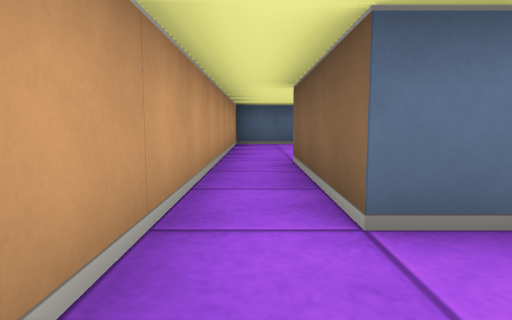
[1] (above)

16 first-person views from a walk through a cub3D maze. The camera is about half as high as the walls, tilts 6° down and sees 75° across. The floor is counted in squares. Each view is taken from the middle of a square. On the plan, view 1 faces up. The plan holds only what a view shows up to about 9 squares ahead; the rest is blank.

[2]
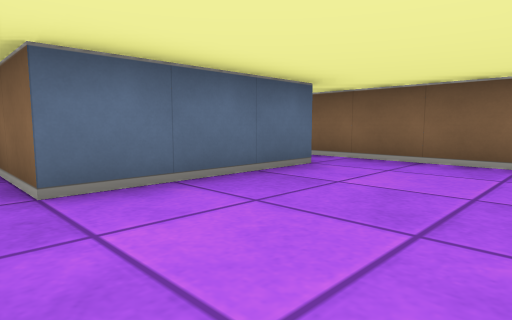

[3]
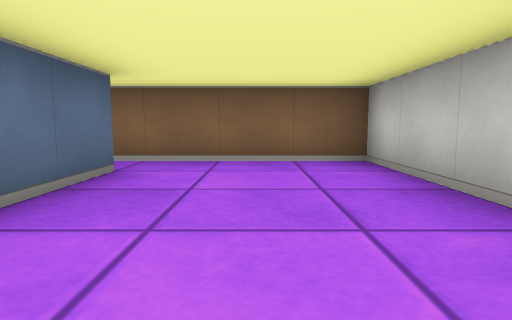

[4]
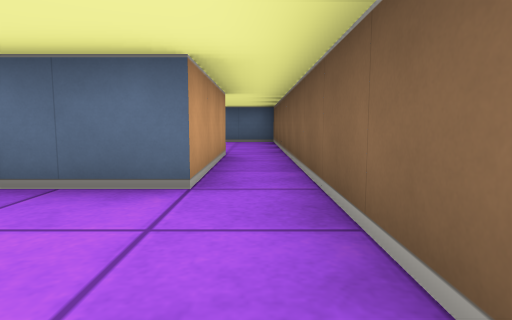

[5]
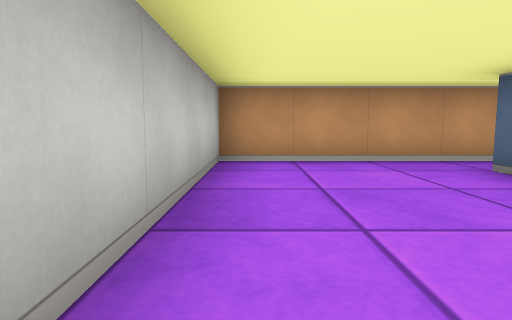

[6]
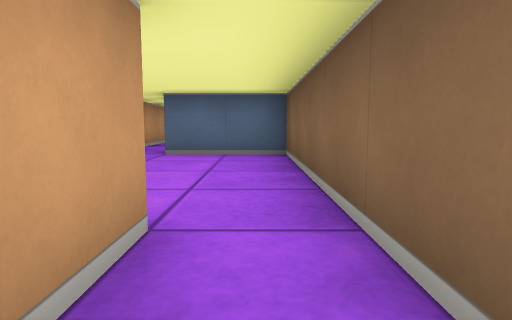

[7]
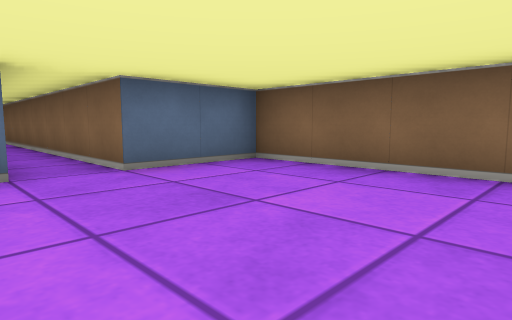

[8]
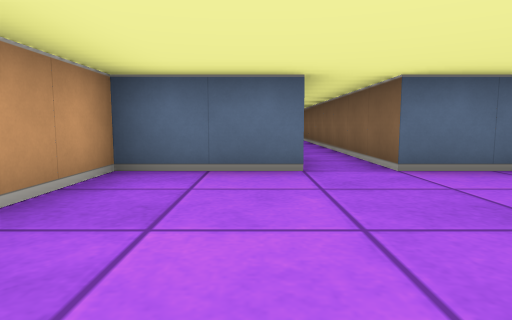

[9]
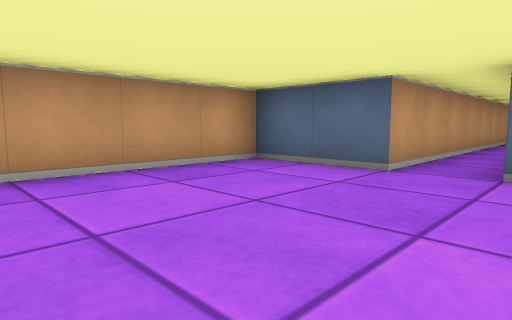

[10]
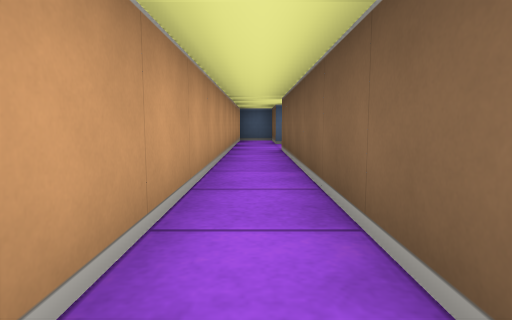

[11]
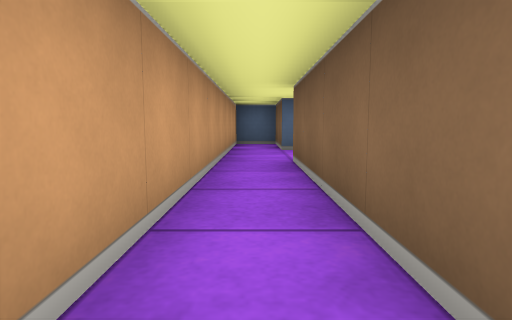

[12]
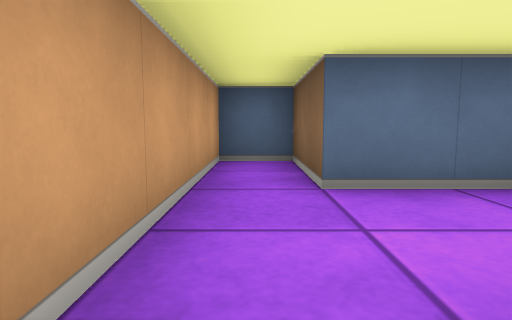

[13]
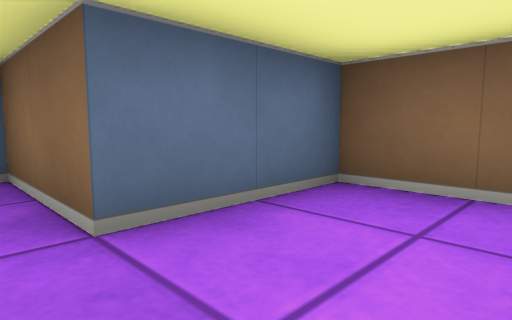

[14]
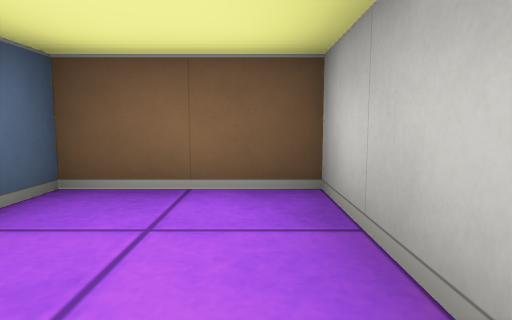

[15]
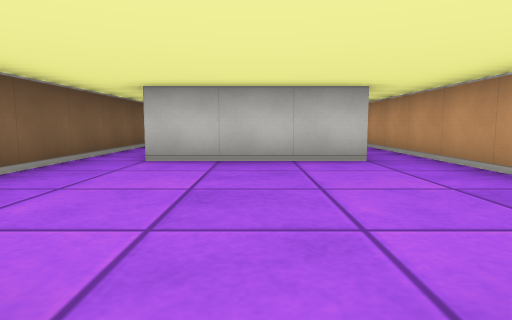

[16]
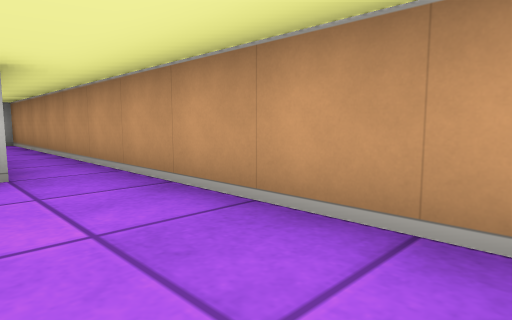

### Floor plan
Points are (right, up) in squares from view 1. A wall is a line through its corners. A room is listed if a view was taken in it or the views show most of it. See-through windows are left out.
Room 1 (views 1, 2, 3, 4, 5, 6)
walls: (3.5, 4.5) (3.5, 1.5) (0.5, 1.5) (0.5, 4.5); (-0.5, 4.5) (-0.5, -1.5) (4.5, -1.5) (4.5, 4.5)
ways out: opening at (0, 4) to room 2; opening at (4, 4) to room 2
Room 2 (views 7, 8, 9, 10, 11, 12, 15, 16)
walls: (0.5, 4.5) (3.5, 4.5); (4.5, 4.5) (4.5, 8.5) (2.5, 8.5) (2.5, 17.5); (1.5, 17.5) (1.5, 8.5) (-0.5, 8.5) (-0.5, 4.5)
ways out: opening at (0, 4) to room 1; opening at (4, 4) to room 1; opening at (2, 17) to room 3
Room 3 (views 13, 14)
walls: (2.5, 17.5) (4.5, 17.5) (4.5, 19.5) (2.5, 19.5) (2.5, 21.5) (1.5, 21.5) (1.5, 17.5)
ways out: opening at (2, 17) to room 2

Where each view was taken, in squares from view 1:
view 1: 0 up, 0 right, facing up
view 2: 1 down, 0 right, facing up-right
view 3: 0 up, 0 right, facing right
view 4: 1 down, 4 right, facing up
view 5: 1 down, 4 right, facing left
view 6: 3 up, 4 right, facing up
view 7: 5 up, 1 right, facing up-right
view 8: 5 up, 1 right, facing up
view 9: 5 up, 3 right, facing up-left
view 10: 11 up, 2 right, facing up
view 11: 13 up, 2 right, facing up
view 12: 17 up, 2 right, facing up
view 13: 18 up, 2 right, facing up-right
view 14: 18 up, 2 right, facing right
view 15: 9 up, 2 right, facing down
view 16: 8 up, 1 right, facing down-left
